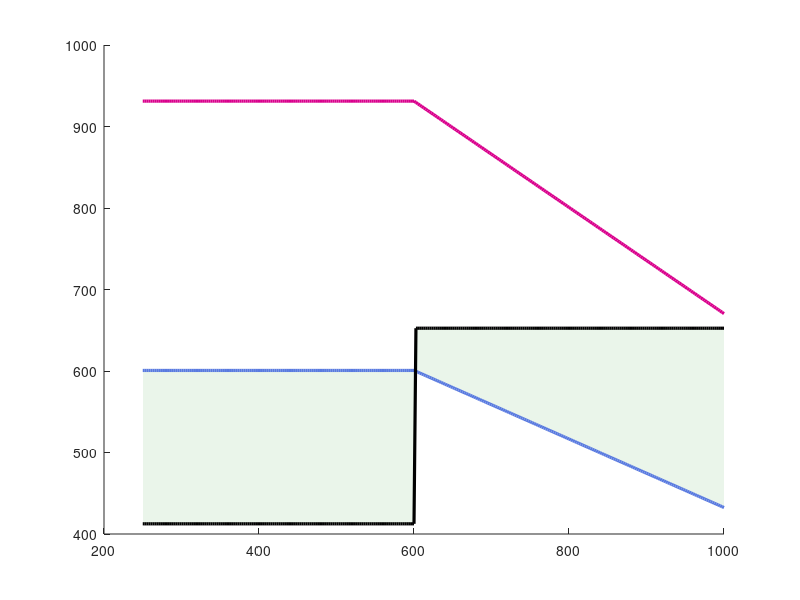

Write MATLAB code to recreate this figure. (Note: this script raises an error after producing the figure.)
%% grafico_ingreso_costo_marginal.m
% Genera una imagen individual sin toolboxes adicionales:
%   marginal_cost_income.png
% Solo usa funciones base de MATLAB.
clear; clc; close all

%% CONFIGURACION VISUAL EDITABLE
V.figura = [1150 720];          % [ancho alto] en pixeles
V.dpi = 300;
V.fuente = 'Arial';
V.tamanoEjes = 13;
V.tamanoTitulo = 18;
V.tamanoLeyenda = 11;
V.grosor = 2.3;
V.grosorReferencia = 1.5;
V.leyenda = 'eastoutside';      % eastoutside, best, northeast...
V.grid = true;
V.box = true;
V.colorIngresoBase = [0.35 0.48 0.88];
V.colorIngresoEspecialidad = [0.85 0.00 0.55];
V.colorCosto = [0.00 0.00 0.00];
V.colorNominal = [0.45 0.45 0.45];
V.colorLimite = [0.85 0.10 0.10];
V.colorMargen = [0.70 0.86 0.70];
V.transparenciaMargen = 0.28;
V.limX = [250 1000];
V.limY = [390 960];            % [] para escala automatica
V.titulo = 'Ingreso y costo marginal de producción';
V.archivo = 'marginal_cost_income.png';

%% DATOS Y SUPUESTOS DEL ESCENARIO
F = linspace(250,1000,301);     % alimentación seca [kg/h]
F_nominal = 500;                % kg/h
F_limite = 600;                 % kg/h, límite del tren instalado

% Ingresos marginales antes de saturación del mercado [USD/t hueso]
IM_base_0 = 600.68;
IM_esp_0  = 931.14;

% Costo variable marginal [USD/t hueso]
CM_0 = 412.50;
CM_expansion = 652.50;          % incluye segundo tren/logística incremental

% Penalización comercial después de 600 kg/h
factorMercado = ones(size(F));
idx = F > F_limite;
factorMercado(idx) = max(0.72,1-0.0007*(F(idx)-F_limite));

IM_base = IM_base_0 .* factorMercado;
IM_especialidad = IM_esp_0 .* factorMercado;
CM = CM_0*ones(size(F));
CM(idx) = CM_expansion;

%% GRAFICA
fig = figure('Color','w','Position',[80 80 V.figura]);
ax = axes(fig); hold(ax,'on');

% Área de contribución marginal positiva para escenario base
hArea = fill(ax,[F fliplr(F)],[CM fliplr(IM_base)],V.colorMargen, ...
    'FaceAlpha',V.transparenciaMargen,'EdgeColor','none', ...
    'DisplayName','Contribución marginal positiva');

hBase = plot(ax,F,IM_base,'Color',V.colorIngresoBase, ...
    'LineWidth',V.grosor,'DisplayName','Ingreso marginal: precios base');
hEsp = plot(ax,F,IM_especialidad,'Color',V.colorIngresoEspecialidad, ...
    'LineWidth',V.grosor,'DisplayName','Ingreso marginal: especialidad');
hCosto = plot(ax,F,CM,'Color',V.colorCosto, ...
    'LineWidth',V.grosor,'DisplayName','Costo marginal variable');
hNom = xline(ax,F_nominal,'--','Color',V.colorNominal, ...
    'LineWidth',V.grosorReferencia,'DisplayName','Nominal: 500 kg/h');
hLim = xline(ax,F_limite,':','Color',V.colorLimite, ...
    'LineWidth',V.grosorReferencia+0.5,'DisplayName','Límite del tren: 600 kg/h');

xlabel(ax,'Alimentación seca de hueso (kg/h)');
ylabel(ax,'USD por tonelada adicional de hueso');
title(ax,V.titulo);
xlim(ax,V.limX); if ~isempty(V.limY), ylim(ax,V.limY); end
legend(ax,[hBase hEsp hCosto hNom hLim hArea], ...
    'Location',V.leyenda,'FontSize',V.tamanoLeyenda,'Box','on');
formatoEjes(ax,V);
exportgraphics(fig,V.archivo,'Resolution',V.dpi);

fprintf('Contribución marginal base a 500 kg/h = %.2f USD/t hueso\n',IM_base_0-CM_0);
fprintf('Contribución marginal especialidad a 500 kg/h = %.2f USD/t hueso\n',IM_esp_0-CM_0);
fprintf('Imagen generada: %s\n',V.archivo);

function formatoEjes(ax,V)
set(ax,'FontName',V.fuente,'FontSize',V.tamanoEjes,'LineWidth',1.0);
ax.Title.FontSize = V.tamanoTitulo;
if V.grid, grid(ax,'on'); else, grid(ax,'off'); end
if V.box, box(ax,'on'); else, box(ax,'off'); end
end
